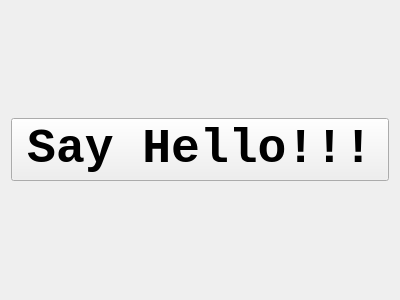
<?xml version="1.0" encoding="UTF-8"?>
<ui version="4.0">
 <class>Form</class>
 <widget class="QWidget" name="Form">
  <property name="geometry">
   <rect>
    <x>0</x>
    <y>0</y>
    <width>400</width>
    <height>300</height>
   </rect>
  </property>
  <property name="windowTitle">
   <string>Form</string>
  </property>
  <layout class="QHBoxLayout" name="horizontalLayout">
   <item>
    <widget class="QPushButton" name="hello_button">
     <property name="font">
      <font>
       <family>Courier New</family>
       <pointsize>36</pointsize>
       <bold>true</bold>
      </font>
     </property>
     <property name="autoFillBackground">
      <bool>false</bool>
     </property>
     <property name="text">
      <string>Say Hello!!!</string>
     </property>
    </widget>
   </item>
  </layout>
 </widget>
 <resources/>
 <connections/>
</ui>
